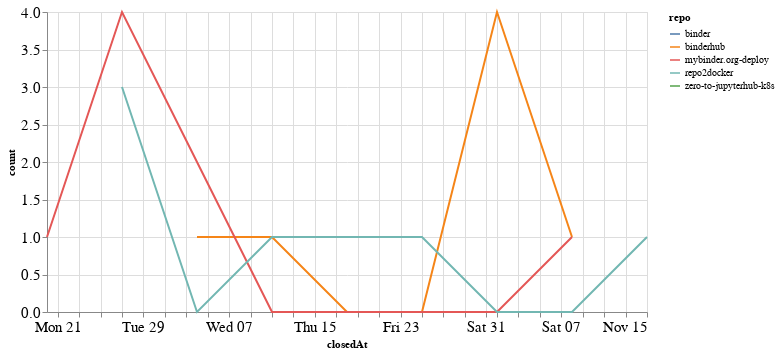

Notebook source saved alongside this figure:
### Code cell
closed_by_time = closed_by.groupby('repo').resample('W', on='closedAt').count()['author'].reset_index()
closed_by_time = closed_by_time.rename(columns={'author': 'count'})

alt.Chart(closed_by_time, width=600).mark_line().encode(
    x='closedAt',
    y='count',
    color='repo',
    tooltip="repo"
)

### Figure 1 — Vega-Lite specification as saved in the notebook (floating-point values rounded to 4 significant figures)
{"config": {"axisLeft": {"labelFontSize": 15}, "axisBottom": {"labelFontSize": 15}}, "data": {"name": "data-31c746fc52a23d5ac8b626eb8b2a0dfc"}, "mark": "line", "encoding": {"color": {"type": "nominal", "field": "repo"}, "tooltip": {"type": "nominal", "field": "repo"}, "x": {"type": "temporal", "field": "closedAt"}, "y": {"type": "quantitative", "field": "count"}}, "width": 600, "$schema": "https://vega.github.io/schema/vega-lite/v4.8.1.json", "datasets": {"data-31c746fc52a23d5ac8b626eb8b2a0dfc": [{"repo": "binder", "closedAt": "2020-11-15T00:00:00", "count": 1}, {"repo": "binderhub", "closedAt": "2020-10-04T00:00:00", "count": 1}, {"repo": "binderhub", "closedAt": "2020-10-11T00:00:00", "count": 1}, {"repo": "binderhub", "closedAt": "2020-10-18T00:00:00", "count": 0}, {"repo": "binderhub", "closedAt": "2020-10-25T00:00:00", "count": 0}, {"repo": "binderhub", "closedAt": "2020-11-01T00:00:00", "count": 4}, {"repo": "binderhub", "closedAt": "2020-11-08T00:00:00", "count": 1}, {"repo": "mybinder.org-deploy", "closedAt": "2020-09-20T00:00:00", "count": 1}, {"repo": "mybinder.org-deploy", "closedAt": "2020-09-27T00:00:00", "count": 4}, {"repo": "mybinder.org-deploy", "closedAt": "2020-10-04T00:00:00", "count": 2}, {"repo": "mybinder.org-deploy", "closedAt": "2020-10-11T00:00:00", "count": 0}, {"repo": "mybinder.org-deploy", "closedAt": "2020-10-18T00:00:00", "count": 0}, {"repo": "mybinder.org-deploy", "closedAt": "2020-10-25T00:00:00", "count": 0}, {"repo": "mybinder.org-deploy", "closedAt": "2020-11-01T00:00:00", "count": 0}, {"repo": "mybinder.org-deploy", "closedAt": "2020-11-08T00:00:00", "count": 1}, {"repo": "repo2docker", "closedAt": "2020-09-27T00:00:00", "count": 3}, {"repo": "repo2docker", "closedAt": "2020-10-04T00:00:00", "count": 0}, {"repo": "repo2docker", "closedAt": "2020-10-11T00:00:00", "count": 1}, {"repo": "repo2docker", "closedAt": "2020-10-18T00:00:00", "count": 1}, {"repo": "repo2docker", "closedAt": "2020-10-25T00:00:00", "count": 1}, {"repo": "repo2docker", "closedAt": "2020-11-01T00:00:00", "count": 0}, {"repo": "repo2docker", "closedAt": "2020-11-08T00:00:00", "count": 0}, {"repo": "repo2docker", "closedAt": "2020-11-15T00:00:00", "count": 1}, {"repo": "zero-to-jupyterhub-k8s", "closedAt": "2020-10-18T00:00:00", "count": 1}]}}
